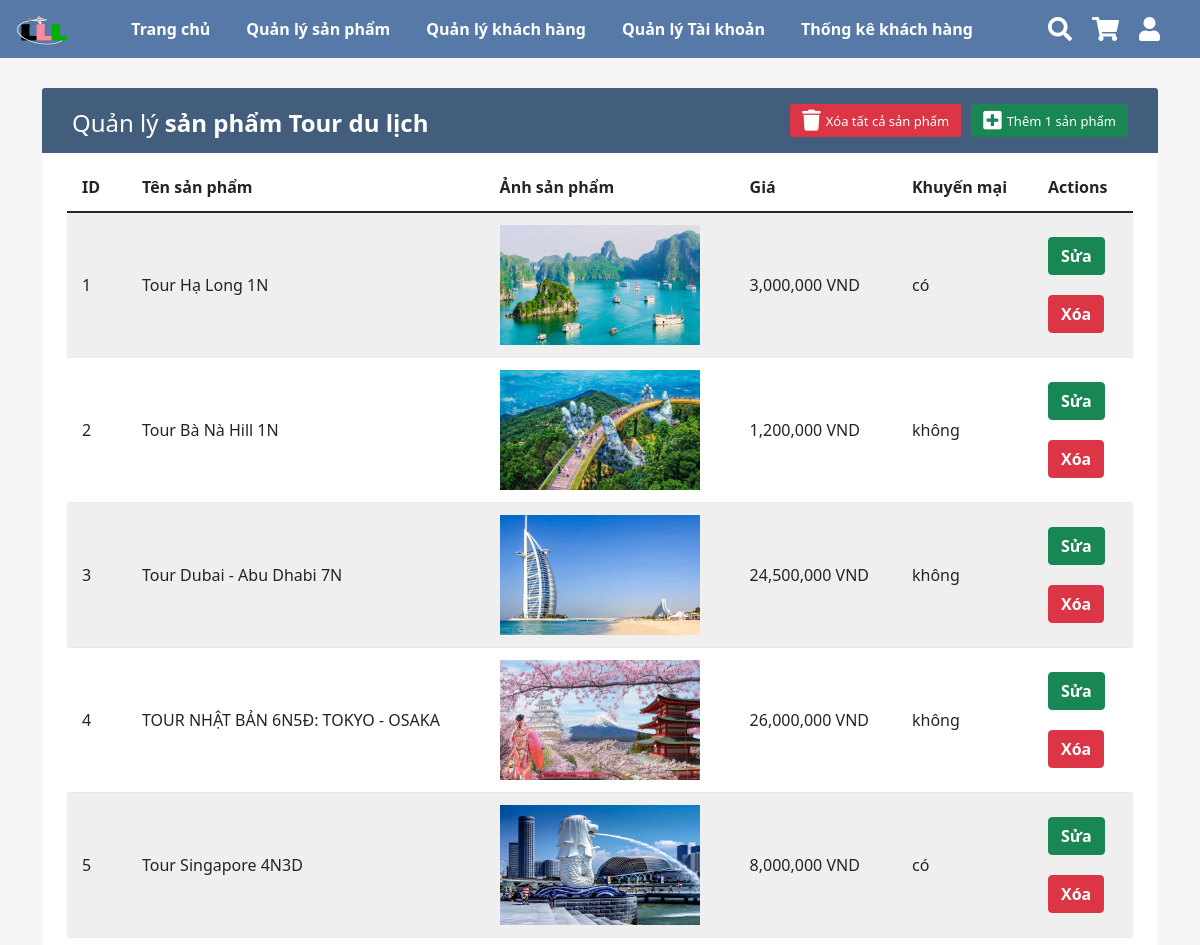
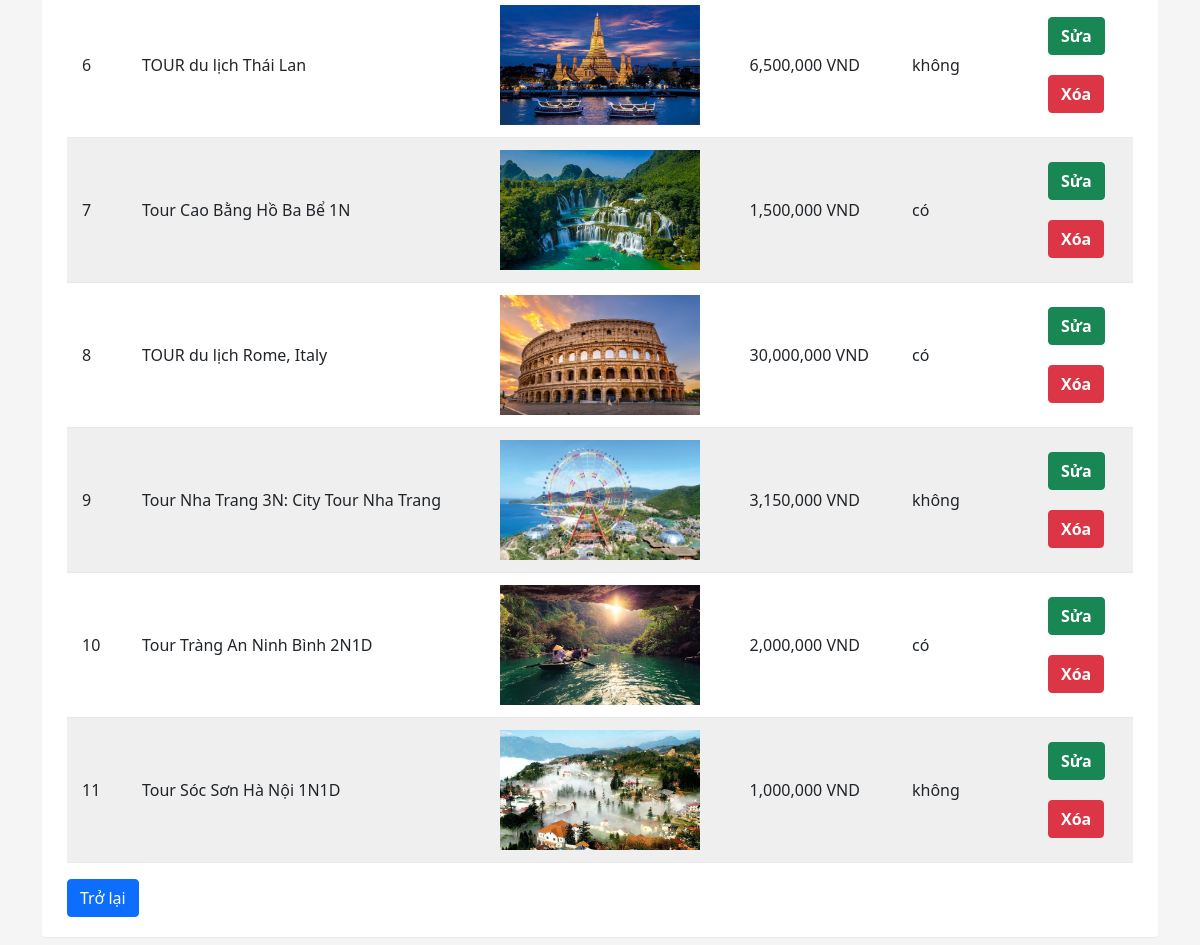
The app's page /ManagerProduct.php with its own data (2 pictures, top to bottom).
### tables this page shows
CREATE TABLE `sanpham` (
  `id_sp` int(10) NOT NULL,
  `id_dm` int(10) NOT NULL,
  `ten_sp` varchar(255) NOT NULL,
  `anh_sp` varchar(255) NOT NULL,
  `gia_sp` int(10) NOT NULL,
  `khuyen_mai` varchar(255) NOT NULL,
  `chi_tiet_sp` text NOT NULL
);

### ManagerProduct.php (the view, shortened to what this page needs)
<?php
include 'config/db.php';
$sql_sp = "SELECT * FROM sanpham";
$query_sp = mysqli_query($connect,$sql_sp);
?>
<!DOCTYPE html>
<html lang="en">
<head>
    <link rel="stylesheet" href="https://pro.fontawesome.com/releases/v5.10.0/css/all.css" />
    <link href="https://cdn.jsdelivr.net/npm/bootstrap@5.1.3/dist/css/bootstrap.min.css" rel="stylesheet">
    <link href="css/manager.css" rel="stylesheet" type="text/css"/>
    <body>
    <section id="nav-bar">
        <nav class="navbar navbar-expand-lg navbar-dark ">
            <div class="container-fluid">
                <a class="navbar-brand" href="Home.php"><img src="../tourdulich/img/test3.png" alt=""></a>
                <div class="collapse navbar-collapse" id="navbarNav">
                    <ul class="navbar-nav m-auto">
                    <li class="nav-item">
                            <a class="nav-link" href="Home.php">Trang chủ</a>
                        </li>
                        <li class="nav-item">
                            <a class="nav-link" href="ManagerProduct.php">Quản lý sản phẩm</a>
                        </li>
                        <li class="nav-item">
                            <a class="nav-link" href="QuanLyKH.php">Quản lý khách hàng</a>
                        </li>
                        <li class="nav-item">
                            <a class="nav-link" href="QuanLyTK.php">Quản lý Tài khoản</a>
                        </li>
                        <li class="nav-item">
                            <a class="nav-link" href="thongke.php">Thống kê khách hàng</a>
                        </li>
                    </ul>
                </div>
            </div>
            <div class="icons">
                <div class="icon">
                    <i class="fas fa-search" id="search-btn"></i>
                    <a href="Cart.php">
                        <i class="fa fa-shopping-cart"></i>
                    </a>
                    <a href="danhnhap.php">
                    <i class="fas fa-user"></i>
                    </a>
                </div>
            </div>
            <form action="Search.php?quanly=timkiem" method="post" class="search-bar-container">
                <button type="submit" name="search_button" class="btn btn-secondary btn-number">
                </button>
            </form>
        </nav>
    </section>
        <div class="container">
            <div class="table-wrapper">
                <div class="table-title">
                    <div class="row">
                        <div class="col-sm-6">
                            <h2>Quản lý <b>sản phẩm Tour du lịch</b></h2>
                        </div>
                        <div class="col-sm-6">
                            <a href="ThemSP.php" class="btn btn-success "><i class="fas fa-plus-square"></i> <span>Thêm 1 sản phẩm</span></a>
                            <a onclick="return confirm('Bạn có muốn xóa toàn bộ sản phẩm này?')" href="XoaAllSP.php" class="btn btn-danger"><i class="fas fa-trash"></i> <span>Xóa tất cả sản phẩm</span></a>
                        </div>
                    </div>
                </div>
                <table class="table table-striped table-hover">
                    <thead>
                        <tr>
                            <th>ID</th>
                            <th>Tên sản phẩm</th>
                            <th>Ảnh sản phẩm</th>
                            <th>Giá</th>
                            <th>Khuyến mại</th>
                            <th>Actions</th>
                        </tr>
                    </thead>
                    <tbody>
                        <?php while($row_sp=mysqli_fetch_assoc($query_sp)){ ?>
                            <tr>
                                <td><?php echo $row_sp['id_sp'] ?></td>
                                <td><?php echo $row_sp['ten_sp'] ?></td>
                                <td>
                                    <img src="img/<?php echo $row_sp['anh_sp'] ?>" class="img-table">
                                </td>
                                <td><?php echo number_format($row_sp['gia_sp']) ?> VND</td>
                                <td>
                                    <?php echo $row_sp['khuyen_mai'] ?>
                                </td>
                                <td>
                                    <a href="SuaSP.php?id=<?php echo $row_sp['id_sp'] ?>" class="btn btn-success" style="margin-bottom: 20px;">Sửa</a>
                                    <a href="XoaSP.php?id=<?php echo $row_sp['id_sp'] ?>"class="btn btn-danger" onclick="return confirm('Bạn có muốn xóa sản phẩm này?')">Xóa</a>
                                </td>
                            </tr>
                        <?php } ?>
                    </tbody>
                </table>
                <a href="Home.php"><button type="button" class="btn btn-primary">Trở lại</button>
                </div>
    </body>
    </html>

### css/manager.css (style rules this page uses)
#nav-bar { position: sticky; top: 0; z-index: 10; font-weight: 600; color: white; }
.navbar { background: rgba(15, 65, 131, 0.685) !important; backdrop-filter: blur(70px) !important; }
.navbar-nav li a { color: white !important; }
.navbar-brand img { height: 30px; width: 60px; }
.icon { font-size: 1.5rem; cursor: pointer; display: flex; padding-right: 20px; align-items: center; }
a { text-decoration: none !important; }
.icon i { margin-right: 20px; color: white; transform: scale(1); transition: all 0.5s; }
a.nav-link { transform: scale(1); transition: all 0.5s; margin-right: 20px; float: right; }
.search-bar-container { position:absolute; top: 100%; left: 0; right: 0; padding: 1.5rem 2rem; background: rgba(46, 24, 248, 0.685) !important; backdrop-filter: blur(70px) !important; display: flex; align-items: center; z-index: 1000; clip-path: polygon(0 0, 100% 0, 100% 0, 0 0); }
body { color: #566787; background: #f5f5f5; }
a { color: white !important; }
.table-wrapper { background: #fff; padding: 20px 25px; margin: 30px 0; border-radius: 3px; box-shadow: 0 1px 1px rgba(0,0,0,.05); }
.table-title { padding-bottom: 15px; background: #435d7d; color: #fff; padding: 16px 30px; margin: -20px -25px 10px; border-radius: 3px 3px 0 0; }
.table-title h2 { margin: 5px 0 0; font-size: 24px; }
.table-title .btn { color: #fff; float: right; font-size: 13px; border: none; min-width: 50px; border-radius: 2px; border: none; outline: none !important; margin-left: 10px; }
.table-title .btn i { float: left; font-size: 21px; margin-right: 5px; }
.table-title .btn span { float: left; margin-top: 2px; }
.table tr th, .table tr td { border-color: #e9e9e9; padding: 12px 15px; vertical-align: middle; }
.table tr th:first-child { width: 60px; }
table.table tr th:last-child { width: 100px; }
table.table-striped tbody tr:nth-of-type(odd) { background-color: #fcfcfc; }
table.table td a { font-weight: bold; color: #566787; display: inline-block; text-decoration: none; outline: none !important; }

### ManagerProduct.php (style rules this page uses)
img { width: 200px; height: 120px; }

### records on screen
sanpham: id_sp "1", ten_sp "Tour Hạ Long 1N", anh_sp (picture), gia_sp "3,000,000", khuyen_mai "có"
sanpham: id_sp "2", ten_sp "Tour Bà Nà Hill 1N", anh_sp (picture), gia_sp "1,200,000", khuyen_mai "không"
sanpham: id_sp "3", ten_sp "Tour Dubai - Abu Dhabi 7N", anh_sp (picture), gia_sp "24,500,000", khuyen_mai "không"
sanpham: id_sp "4", ten_sp "TOUR NHẬT BẢN 6N5Đ: TOKYO - OSAKA", anh_sp (picture), gia_sp "26,000,000", khuyen_mai "không"
sanpham: id_sp "5", ten_sp "Tour Singapore 4N3D", anh_sp (picture), gia_sp "8,000,000", khuyen_mai "có"
sanpham: id_sp "6", ten_sp "TOUR du lịch Thái Lan", anh_sp (picture), gia_sp "6,500,000", khuyen_mai "không"
sanpham: id_sp "7", ten_sp "Tour Cao Bằng Hồ Ba Bể 1N", anh_sp (picture), gia_sp "1,500,000", khuyen_mai "có"
sanpham: id_sp "8", ten_sp "TOUR du lịch Rome, Italy", anh_sp (picture), gia_sp "30,000,000", khuyen_mai "có"
sanpham: id_sp "9", ten_sp "Tour Nha Trang 3N: City Tour Nha Trang", anh_sp (picture), gia_sp "3,150,000", khuyen_mai "không"
sanpham: id_sp "10", ten_sp "Tour Tràng An Ninh Bình 2N1D", anh_sp (picture), gia_sp "2,000,000", khuyen_mai "có"
sanpham: id_sp "11", ten_sp "Tour Sóc Sơn Hà Nội 1N1D", anh_sp (picture), gia_sp "1,000,000", khuyen_mai "không"
